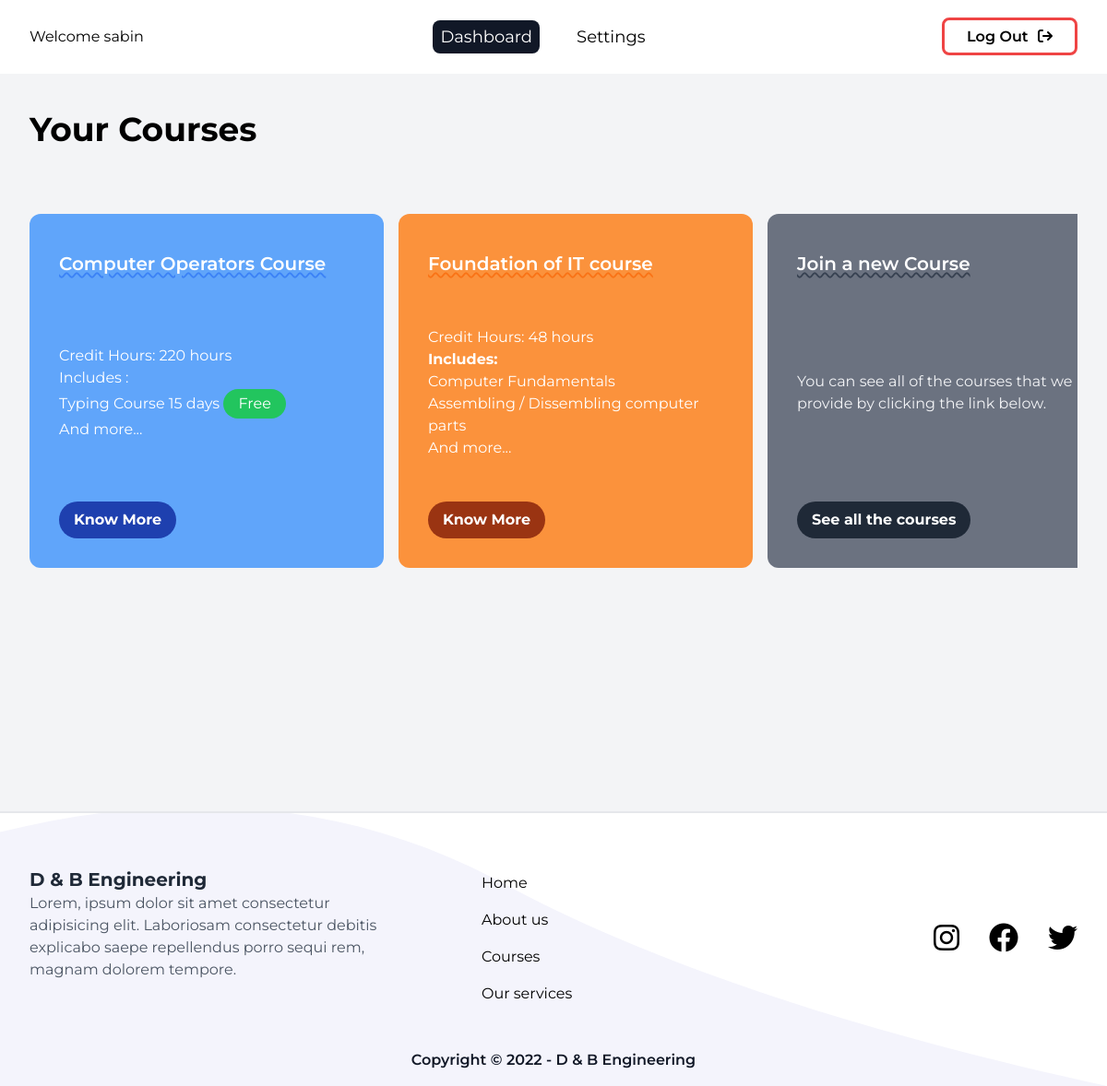
The app's page /courses/dashboard.php (signed in) with its own data.
### tables this page shows
CREATE TABLE IF NOT EXISTS `courses` (
  `id` int NOT NULL AUTO_INCREMENT,
  `course_id` bigint NOT NULL,
  `course_name` varchar(250) NOT NULL,
  `course_title` varchar(250) NOT NULL,
  `course_price` int NOT NULL,
  `course_description` text NOT NULL,
  `course_curriculum_brief` text NOT NULL,
  `course_aim` text NOT NULL,
  `course_objectives` text NOT NULL,
  `course_salient_features` text NOT NULL,
  `course_entry_criteria` text NOT NULL,
  `course_structure_downloadable` text,
  `course_structure_details` text,
  `course_url` varchar(250) NOT NULL,
  `enrollment_count` bigint NOT NULL DEFAULT '0',
  `createdat` timestamp NOT NULL DEFAULT CURRENT_TIMESTAMP,
  `updatedat` timestamp NOT NULL DEFAULT CURRENT_TIMESTAMP,
  PRIMARY KEY (`id`),
  UNIQUE KEY `course_id` (`course_id`)
);

### controllers/user/course/get_enrolled_courses.php (called while the page is built)
<?php
function get_enrolled_courses()
{
    require("../../models/db/connectDB.php");
    $u_id = intval($_SESSION["id"]);
    if ($stmt = $conn->prepare("SELECT course_id FROM enrollments WHERE user_id = ?")) {
        $stmt->bind_param("i", $u_id);
        $stmt->execute();
        $stmt->store_result();
        $stmt->bind_result($course_id);
        $arr = array();
        while ($stmt->fetch()) {
            array_push($arr, $course_id);
        }
        return $arr;
    } else {
        return null;
    }
}

### controllers/admin/course/get-all-course.php (called while the page is built, shortened)
<?php
function get_all_course($fromIndex = false)
{
    if ($stmt = $conn->prepare("SELECT course_id, course_name, course_title, course_price, course_description, course_curriculum_brief, course_aim, course_objectives, course_salient_features, course_entry_criteria, course_structure_downloadable, course_url, enrollment_count ,createdat, updatedat  FROM courses")) {
        $stmt->execute();
        $stmt->store_result();
        if ($stmt->num_rows > 0) {
            return $stmt;
        } else {
            return false;
        }
    } else {
        return false;
    }
}

### public/courses/dashboard.php (the view, shortened to what this page needs)
<!DOCTYPE html>
<html lang="en">
<head>
    <link rel="stylesheet" href="../assets/styles/style.css">
    <link rel="stylesheet" href="https://cdnjs.cloudflare.com/ajax/libs/font-awesome/6.1.1/css/all.min.css" />
</head>
<body>
    <?php require_once("./include/navbar.php") ?>
    <section class="bg-gray-100 min-h-screen">
        <section class="max-w-[1400px] mx-auto px-8">
            <section class="py-10">
                <h3 class="text-2xl md:text-4xl font-bold">
                    Your Courses
                </h3>
                <section class="my-10">
                    <?php
                    require_once("../../controllers/admin/course/get-all-course.php");
                    require_once("../../controllers/user/course/get_enrolled_courses.php");
                    $stmt = get_all_course();
                    $arr = get_enrolled_courses();
                    if ($stmt) {
                        $stmt->bind_result($course_id, $course_name, $course_title, $course_price, $course_description, $course_curriculum_brief, $course_aim, $course_objectives, $course_salient_features, $course_entry_criteria, $course_structure_downloadable, $course_url, $enrolled_count, $createdat, $updatedat);
                        echo '<section class="my-8 flex items-center justify-between overflow-x-hidden no-wrap space-x-4 relative ">';
                        echo '<section class="my-8 animatein flex items-center justify-between no-wrap space-x-4 overflow-x-scroll cursor-grab active:cursor-grabbing slider1" id="slider1">';
                        while ($stmt->fetch()) {
                            if (in_array($course_id, $arr)) {
                                echo '
                    <div class="rounded-xl card text-white p-8 space-y-4 flex-shrink-0 w-80 lg:w-96 h-96 flex flex-col justify-between items-start">
                        <p class="text-xl font-semibold my-2 underline underline-offset-2 decoration-wavy decoration-2 text-decor">' . $course_title . '</p>
                        <div class="includes overflow-hidden" style="display: -webkit-box; -webkit-line-clamp: 9; -webkit-box-orient: vertical;">
                        ' . $course_description . '
                        <p>And more...</p>
                        </div>
                            <a target="_blank" href="./' . $course_url . '" class="inline-block">
                                <button class="px-4 py-2 btn font-bold rounded-full hover:-translate-y-1 transition-all">Know More</button>
                            </a>
                    </div>
                    ';
                            }
                        }
                        echo "
                    <div class='rounded-xl card bg-gray-500 text-white p-8 space-y-4 flex-shrink-0 w-80 lg:w-96 h-96 flex flex-col  justify-between items-start'>
                        <p class='text-xl font-semibold my-2 underline underline-offset-2 decoration-wavy decoration-gray-700 decoration-2'>Join a new Course</p>
                        <p class='text-gray-100'>You can see all of the courses that we provide by clicking the link below.</p>
                        <a href='./index.php' class='inline-block px-4 py-2 bg-gray-800 font-bold rounded-full transition-all cursor-pointer'>
                            See all the courses
                        </a>
                    </div>
                ";
                        echo '</section>';
                        echo '</section>';
                    }
                    ?>
                </section>
            </section>
        </section>
    </section>
    <?php require_once("./include/footer.php") ?>
</body>
</html>

### public/courses/dashboard.php (style rules this page uses)
.slider1 { -ms-overflow-style: none; scrollbar-width: none; }

### records on screen
courses: course_title "Computer Operators Course", course_description "Credit Hours: 220 hours Includes : Typing Course 15 days Free"
courses: course_title "Foundation of IT course", course_description "Credit Hours: 48 hours Includes: Computer Fundamentals Assembling / Dissembling computer parts"

### other values on screen
$_SESSION["username"] "sabin"
